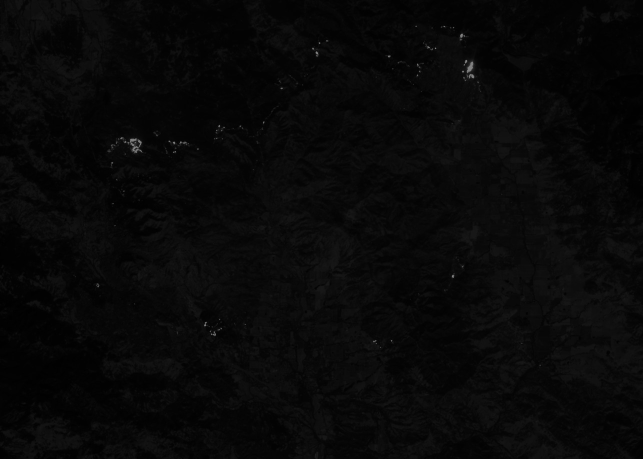
#> input picture DATA/Handpicked/B12_crop.jpg, 1286 x 918 px (shown at 1/2 size)
$ jupyter execute --allow-errors 1.0-fire-challenge1.ipynb   (older library calls are emulated)
#> lines starting #> are read from the running program, lines starting #| are printed output that depends on the picture; after the words box and inside, x2 and y2 are one past the last pixel; in counts of white or black regions, pixels touching at a corner belong together
# 1.0 FIRE - Identifying flames

[cell 1]
# import the necessary packages
from imutils import contours
from skimage import measure
import numpy as np
import argparse
import imutils
import cv2
import matplotlib.pyplot as plt
import matplotlib.image as mpimg

I'll get this B12 band and manually crop the fire.

[cell 2]
image = mpimg.imread('DATA/Handpicked/B12_crop.jpg')
#> image is the input picture: shape (918, 1286); min 0, max 165, mean 8.3
plt.figure(figsize=(12,24))
plt.imshow(image,cmap='gray')
plt.show()

We can identify the fire sources just by using a simple threshold.

[cell 3]
fire = image > 30
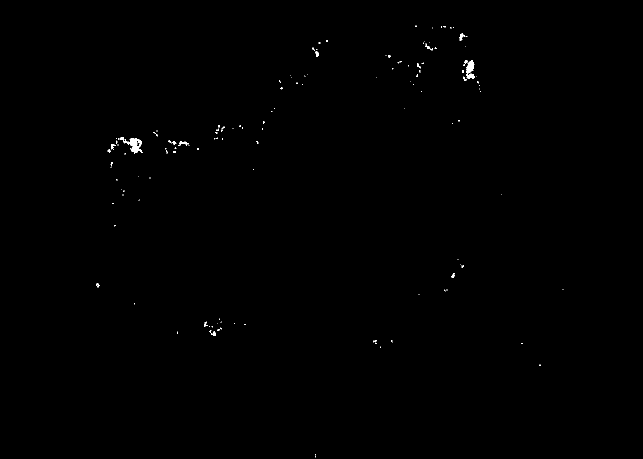
#> fire: shape (918, 1286) bool (shown at 1/2 size); 0.2% white; 154 white regions (134 under 20 px), largest, box (x1, y1, x2, y2) and area: (246, 276, 284, 307) 530, (932, 120, 949, 147) 278, (932, 147, 950, 158) 121
fire.astype(int)

plt.figure(figsize=(12,24))
plt.imshow(fire, cmap='gray')
plt.show()

Looks pretty sharp! But I'm going to stick to this tutorial that identifies multiple bright spots https://www.pyimagesearch.com/2016/10/31/detecting-multiple-bright-spots-in-an-image-with-python-and-opencv/

Let's apply a gaussian blur to the image, to "spread" the presence of a fire.

(what's this ksize argument of the GaussianBlur function? https://docs.opencv.org/2.4/modules/imgproc/doc/filtering.html

ksize – Gaussian kernel size. ksize.width and ksize.height can differ but they both must be positive and odd. Or, they can be zero’s and then they are computed from sigma*.)

[cell 4]
blurred = cv2.GaussianBlur(image, (7,7), 4)

plt.figure(figsize=(12,24))
plt.imshow(blurred,cmap='gray')
plt.show()

Let's apply the threshold now, a little lower than before, since we applied a gaussian blur to the initial image.

[cell 5]
# threshold the image to reveal light regions in the blurred image
thresh = cv2.threshold(blurred, 40, 255, cv2.THRESH_BINARY)[1]
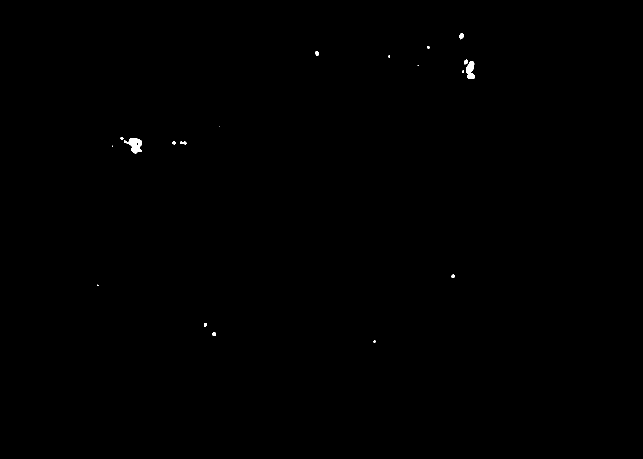
#> thresh: shape (918, 1286) (shown at 1/2 size); 0.13% white; 19 white regions (7 under 20 px), largest, box (x1, y1, x2, y2) and area: (248, 276, 284, 307) 613, (932, 122, 950, 158) 430, (919, 67, 928, 79) 81
plt.figure(figsize=(12,24))
plt.imshow(thresh,cmap='gray')
plt.show()

It's a bit better now! We still need to remove some of the noise as well as accentuate the larger areas. We'll use a sequence of erosions and dilatations to this effect. After some experimentation, these operations yielded the best results.

[cell 6]
thresh = cv2.threshold(blurred, 20, 255, cv2.THRESH_BINARY)[1]
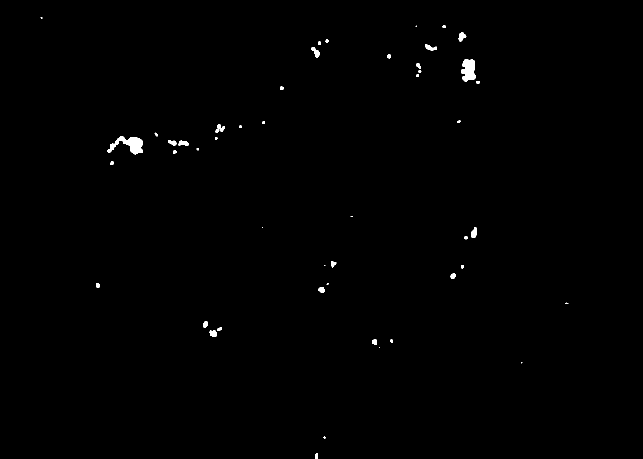
#> thresh: shape (918, 1286) (shown at 1/2 size); 0.41% white; 48 white regions (10 under 20 px), largest, box (x1, y1, x2, y2) and area: (215, 273, 286, 309) 1197, (922, 118, 952, 164) 971, (942, 454, 954, 476) 192

thresh = cv2.dilate(thresh, None, iterations=5)
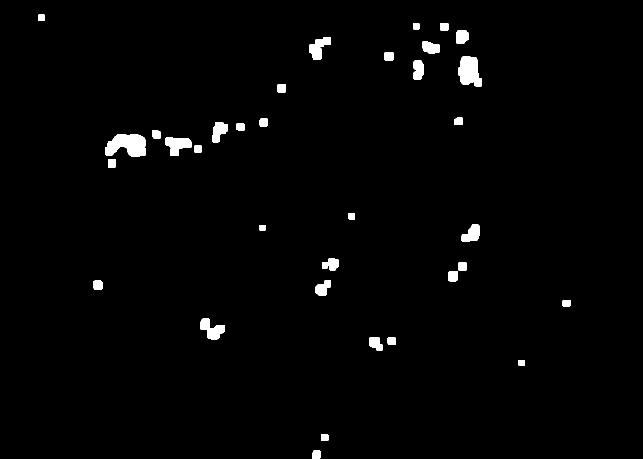
#> thresh: shape (918, 1286) (shown at 1/2 size); 1.6% white; 35 white regions, largest, box (x1, y1, x2, y2) and area: (210, 268, 291, 314) 2700, (917, 113, 964, 173) 2104, (331, 275, 383, 312) 1260
thresh = cv2.erode(thresh, None, iterations=4)
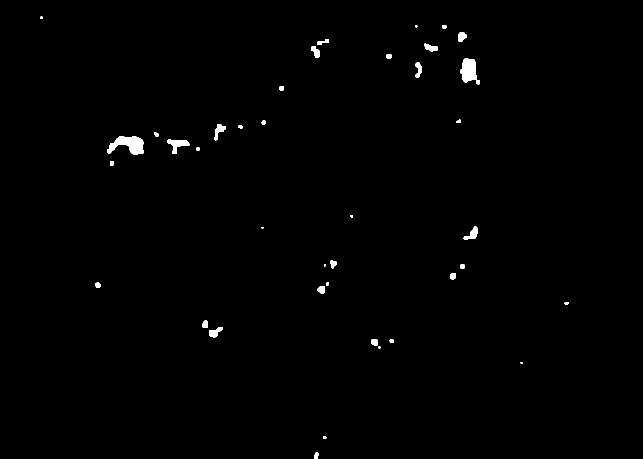
#> thresh: shape (918, 1286) (shown at 1/2 size); 0.63% white; 39 white regions (4 under 20 px), largest, box (x1, y1, x2, y2) and area: (214, 272, 287, 310) 1580, (921, 117, 960, 169) 1272, (335, 279, 379, 308) 596
thresh = cv2.dilate(thresh, None, iterations=3)
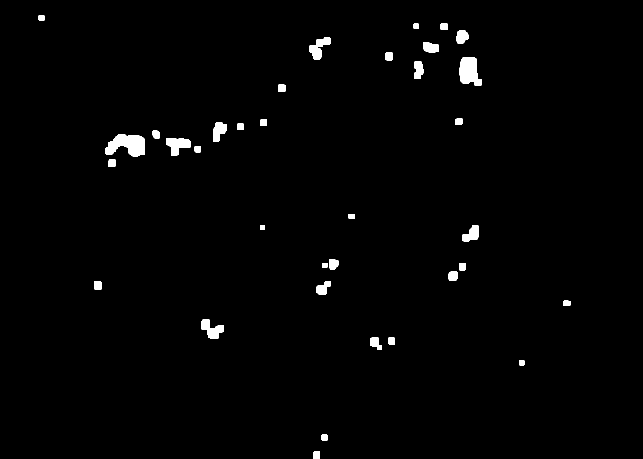
#> thresh: shape (918, 1286) (shown at 1/2 size); 1.3% white; 35 white regions, largest, box (x1, y1, x2, y2) and area: (211, 269, 290, 313) 2408, (918, 114, 963, 172) 1884, (332, 276, 382, 311) 1082

plt.figure(figsize=(12,24))
plt.imshow(thresh,cmap='gray')
plt.show()

Now we will perform a connected component analysis with 8-connectivity, storing the more representative components in a mask.

[cell 7]
labels = measure.label(thresh, neighbors=8, background=0)
#> labels: shape (918, 1286) int64; 36 distinct labels, from 0 to 35
mask = np.zeros(thresh.shape, dtype="uint8")

# loop over the unique components
for label in np.unique(labels):
	# if this is the background label, ignore it
	if label == 0:
		continue

	# otherwise, construct the label mask and count the
	# number of pixels
	labelMask = np.zeros(thresh.shape, dtype="uint8")
	labelMask[labels == label] = 255
	numPixels = cv2.countNonZero(labelMask)

	# if the number of pixels in the component is sufficiently
	# large, then add it to our mask of "large blobs"
	if numPixels > 300:
		mask = cv2.add(mask, labelMask)
#> this loop made 36 passes
#> numPixels on passes 2 to 13: 129, 117, 191, 516, 926, 553, 246, 1884, 566, 220, 183, 189
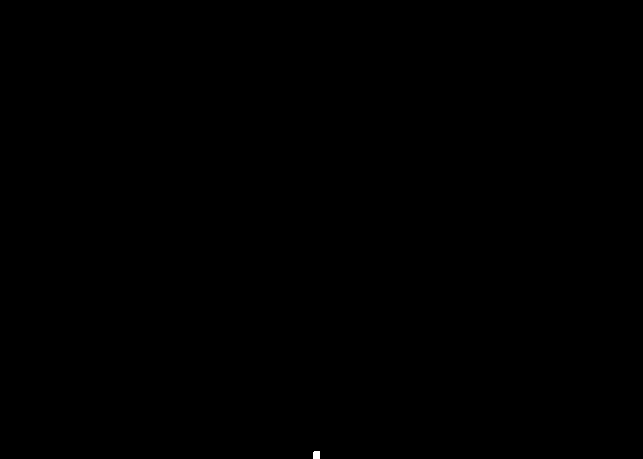
#> labelMask: shape (918, 1286) (shown at 1/2 size); 0.02% white; 1 white region, box (x1, y1, x2, y2) and area: (626, 902, 640, 918) 214
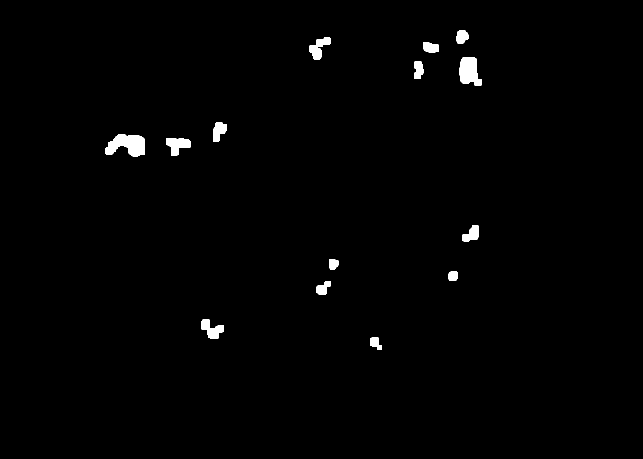
#> mask: shape (918, 1286) (shown at 1/2 size); 1% white; 14 white regions

plt.figure(figsize=(12,24))
plt.imshow(mask,cmap='gray')
plt.show()

Now we will draw a circle on each area and label them from left to right.

[cell 8]
# reloading the image
image= mpimg.imread('DATA/Handpicked/B12_crop.jpg')

# find the contours in the mask, then sort them from left to
# right
cnts = cv2.findContours(mask.copy(), cv2.RETR_EXTERNAL,
	cv2.CHAIN_APPROX_SIMPLE)
#> cnts = 14 contours; largest, box (x1, y1, x2, y2) and area: (211, 269, 290, 313) 2294, (918, 114, 963, 172) 1790, (332, 276, 382, 311) 1006, (402, 638, 448, 678) 890, (619, 75, 661, 119) 844
cnts = cnts[0] if imutils.is_cv2() else cnts[1]
cnts = contours.sort_contours(cnts)[0]

# loop over the contours
for (i, c) in enumerate(cnts):
	# draw the bright spot on the image
	(x, y, w, h) = cv2.boundingRect(c)
	((cX, cY), radius) = cv2.minEnclosingCircle(c)
	cv2.circle(image, (int(cX), int(cY)), int(radius),
		(255, 0, 0), 3)
	cv2.putText(image, "#{}".format(i + 1), (x-20, y - 15),
		cv2.FONT_HERSHEY_SIMPLEX, 1, (255, 0, 0), 2)
#> this loop made 14 passes
#> (x, y, w, h, cX, cY, radius) on passes 1 to 12: (211, 269, 79, 44, 250.4, 294.2, 41.39), (332, 276, 50, 35, 355.6, 287.9, 25.95), (402, 638, 46, 40, 423.5, 654.9, 24.54), (426, 245, 28, 39, 439, 265.3, 21.44), (619, 75, 42, 44, 643.5, 96.5, 26.5), (632, 562, 29, 28, 646.1, 573.2, 17.81), (658, 518, 19, 22, 665.6, 527.6, 12.29), (740, 675, 24, 25, 751.5, 687.5, 16.26), (828, 122, 19, 36, 835, 139.5, 18.5), (846, 84, 32, 22, 861.5, 93.5, 18.18), (897, 543, 18, 19, 905.5, 551.5, 11.34), (913, 61, 24, 26, 922.5, 73.5, 14.58)

# show the output image
plt.figure(figsize=(12,24))
plt.imshow(image)
plt.show()

Some of the areas found have already burned, and do not have live flames at the moment. Still, the labeling seems pretty nice! Maybe we can try to look at the bigger picture and attempt to identify burnt regions next.

[cell 9]
# image_larger = cv2.imread('DATA/tiles/10/S/DJ/2017/10/10/0/B12.jp2',cv2.IMREAD_GRAYSCALE)

thumb_length = 500

target_size = (thumb_length,thumb_length)
#> (the rest of this cell did not finish here and is left out)

Blurring the image now might not be such a good idea

[cell 10]
# blurred =

# Adjusting the threshold: what value should we use here?

thresh = cv2.dilate(image, None, iterations=4)
thresh = cv2.erode(thresh, None, iterations=2)
# thresh = cv2.dilate(blurred, None, iterations=3)

threshold = np.max([np.max(thresh)*0.50, 50])
#> threshold = 82.5
print(threshold)
#| 82.5

thresh = cv2.threshold(image, threshold, 255, cv2.THRESH_BINARY)[1]
#> thresh: shape (918, 1286); 0.07% white; 85 white regions (79 under 20 px), largest, box (x1, y1, x2, y2) and area: (934, 123, 947, 146) 149, (265, 279, 284, 306) 143, (260, 277, 273, 292) 90, (938, 148, 948, 156) 55, (920, 67, 926, 76) 32, (930, 120, 934, 127) 21

plt.figure(figsize=(12,24))
plt.imshow(thresh,cmap='gray')
plt.show()

[cell 11]
mask = np.zeros(thresh.shape, dtype="uint8")

numPixels = cv2.countNonZero(thresh)
#> numPixels = 842

# in sentinel, tiles are 100x100 km2
# I'll be considering a wildfire if we have more than 5km2 of active flames

if numPixels > thumb_length*(1/100):
    #identify as fire
    print('Fire found!')

plt.figure(figsize=(12,24))
plt.imshow(image,cmap='gray')
plt.show()
